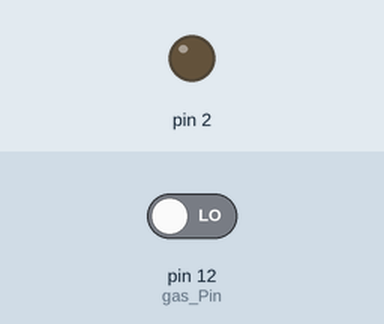
This sketch was run on a simulated Arduino Uno, built with avr-gcc and run on an emulated ATmega328P. Parts: output pins drawn as LEDs (lit = HIGH). The test bench sets the inputs (shaded band); at power-on: pin 12 (gas_Pin) LOW. Pins used as bus, display or sensor lines are not drawn; what the sketch prints to the serial monitor is not drawn.

Above: at 2.8 s.
2.9 s: pin 12 (gas_Pin) driven HIGH
At 3.4 s:
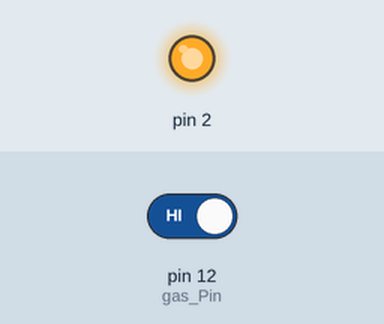
4.5 s: pin 12 (gas_Pin) driven LOW
At 6.1 s:
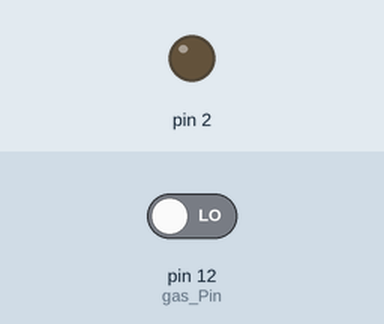
Timing chart, 0 to 7.6 s (numbered marks = the images above; inputs shaded):
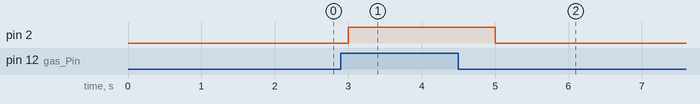

The sketch:

gas_sensor.ino
```cpp
/*
 *
 * Created:   Wed Mar 13 2019
 * Processor: Arduino Uno
 * Compiler:  Arduino AVR (Proteus)
 * Author : purnima
 */
#define gas_Pin 12

int gas_value;
//int flex_value;

void setup()
 {
 Serial.begin(9600);
 pinMode(2,OUTPUT);
 pinMode(1,OUTPUT);

 }

void loop()
 { // put your main code here, to run repeatedly:
gas_value=digitalRead(gas_Pin);
//flex_value=digitalRead(flex_value);
Serial.print(gas_value);
//Serial.print(flex_value);

if(gas_value==1)
{
digitalWrite(2,HIGH);
Serial.print(gas_value);
Serial.print("HIGH VALUE");
digitalWrite(1,HIGH);
//digitalWrite(4,HIGH);
//Serial.print(flex_value);
//Serial.print("HIGH VALUE");
}
else{
digitalWrite(2,LOW);
Serial.print("LOW VALUE");
digitalWrite(1,LOW);
//digitalWrite(4,LOW);
//Serial.print("LOW VALUE");
}
delay(1000);
}
```

Measured:
- after the input at 2.9 s, pin 2: LOW → HIGH after 0.10 s
- after the input at 4.5 s, pin 2: HIGH → LOW after 0.50 s
